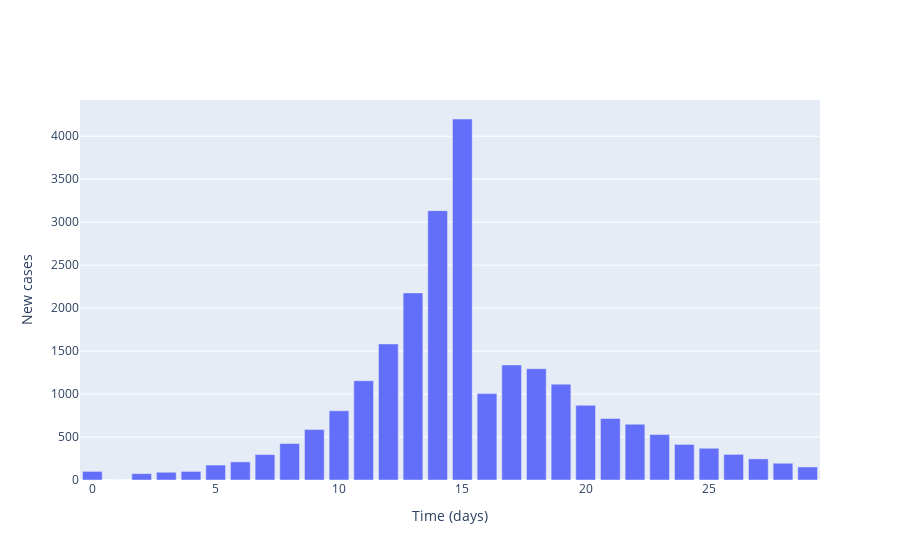

Write notebook code for a chart like this one.
### Markdown cell above
## Plot local incidence numbers

### Code cell
# Plot (bar chart cases each day)
fig = go.Figure()

# Plot of incidences
fig.add_trace(
    go.Bar(
        x=times,
        y=np.sum(cases, axis=1),
        name='Incidences'
    )
)

# Add axis labels
fig.update_layout(
    xaxis_title='Time (days)',
    yaxis_title='New cases'
)

fig.show()

### Figure 1 — Plotly figure (JSON) as saved in the notebook; plotly's stock layout.template omitted (floating-point values rounded to 4 significant figures)
{"data": [{"name": "Incidences", "type": "bar", "x": [0, 1, 2, 3, 4, 5, 6, 7, 8, 9, 10, 11, 12, 13, 14, 15, 16, 17, 18, 19, 20, 21, 22, 23, 24, 25, 26, 27, 28, 29], "y": [100, 0, 74, 90, 100, 174, 211, 296, 424, 587, 805, 1155, 1583, 2177, 3134, 4200, 1005, 1339, 1294, 1115, 869, 716, 649, 529, 414, 369, 298, 246, 195, 152]}], "layout": {"xaxis": {"title": {"text": "Time (days)"}}, "yaxis": {"title": {"text": "New cases"}}}}
